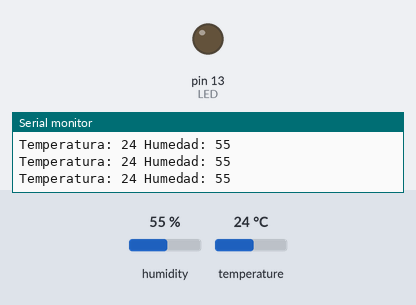
Recording of a sketch running on a simulated Arduino Uno, built with avr-gcc and run on an emulated ATmega328P. Shown: output pins drawn as LEDs (lit = HIGH), the last lines printed to the serial monitor. The test bench sets the inputs (shaded band); at power-on: temperature 24 °C, humidity 55 %.

Above: at 2.8 s.
2.9 s: temperature set to 27.1 °C
5.6 s: temperature set to 28.7 °C
At 7.4 s:
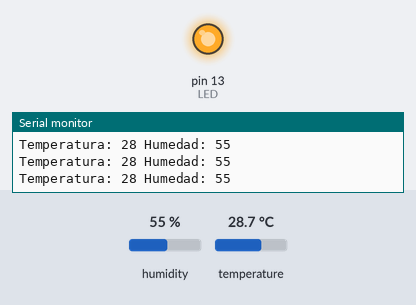
8.3 s: temperature set to 12 °C
At 11.0 s:
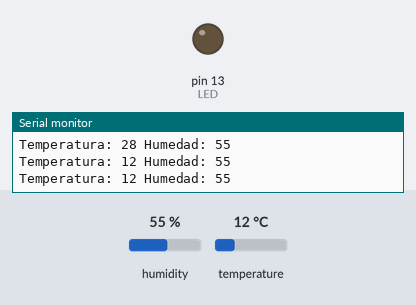
11.5 s: temperature set to 28 °C
At 12.8 s:
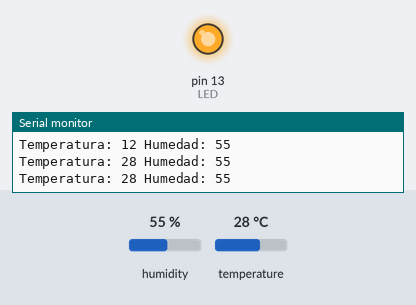
Timing chart, 0 to 14.5 s (numbered marks = the images above; inputs shaded):
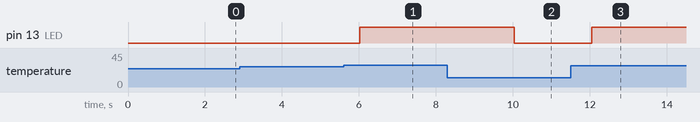

The sketch:

DHT22_LED.ino
```cpp
/*
  Capitulo 7 de Arduino desde cero en Español
  Programa que utiliza el sensor DHT22 o DHT11 para obtener datos de temperatura
  y humedad. Deben instalarse la Librerias DHT Sensor Library y Adafruit Unified Sensor.

  Autor: bitwiseAr

*/

#include <DHT.h>    // importa la Librerias DHT
#include <DHT_U.h>

int SENSOR = 2;     // pin DATA de DHT22 a pin digital 2
int TEMPERATURA;
int HUMEDAD;
int LED=13; // LED conectado al pin 13
DHT dht(SENSOR, DHT22);   // creacion del objeto, cambiar segundo parametro
        // por DHT11 si se utiliza en lugar del DHT22
void setup(){
  pinMode(LED, OUTPUT);    // sets the digital pin 13 as output
  Serial.begin(9600);   // inicializacion de monitor serial
  dht.begin();      // inicializacion de sensor
}

void loop(){
  TEMPERATURA = dht.readTemperature();  // obtencion de valor de temperatura
  HUMEDAD = dht.readHumidity();   // obtencion de valor de humedad
  Serial.print("Temperatura: ");  // escritura en monitor serial de los valores
  Serial.print(TEMPERATURA);
  Serial.print(" Humedad: ");
  Serial.println(HUMEDAD);
  if (TEMPERATURA >=28)
  {
    digitalWrite(LED,1);
  }
  else
  {
    digitalWrite(LED,0);
  }
  delay(500);
}
```

Measured:
- the behaviour switches between 27.9 and 28 °C on temperature (found by bisection; images 0 and 1)
- after the input at 5.6 s, pin 13 (LED): LOW → HIGH after 0.43 s
- after the input at 8.3 s, pin 13 (LED): HIGH → LOW after 1.7 s
- after the input at 11.5 s, pin 13 (LED): LOW → HIGH after 0.55 s
